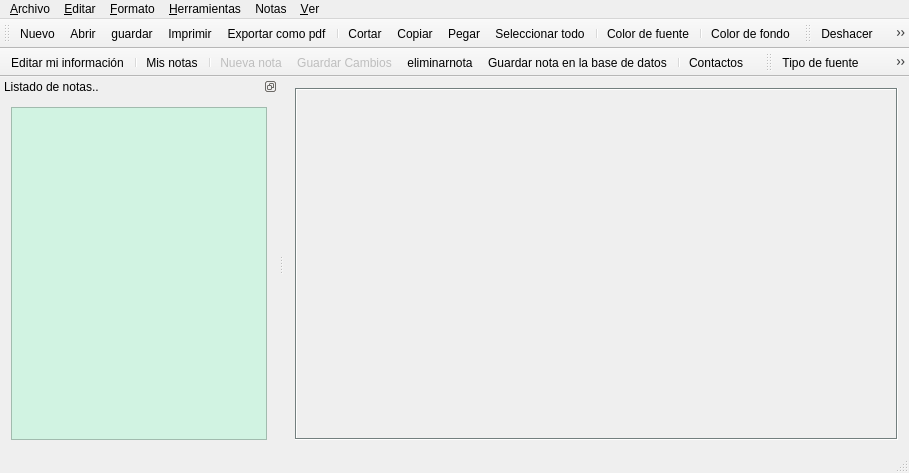
<?xml version="1.0" encoding="UTF-8"?>
<ui version="4.0">
 <class>MainWindow</class>
 <widget class="QMainWindow" name="MainWindow">
  <property name="geometry">
   <rect>
    <x>0</x>
    <y>0</y>
    <width>909</width>
    <height>473</height>
   </rect>
  </property>
  <property name="contextMenuPolicy">
   <enum>Qt::NoContextMenu</enum>
  </property>
  <property name="windowTitle">
   <string>SW_Note pad 1.5</string>
  </property>
  <property name="windowIcon">
   <iconset>
    <normaloff>:/images/Notepad.png</normaloff>:/images/Notepad.png</iconset>
  </property>
  <property name="windowOpacity">
   <double>0.970000000000000</double>
  </property>
  <widget class="QWidget" name="centralWidget">
   <layout class="QGridLayout" name="gridLayout_2">
    <item row="0" column="0">
     <widget class="QTextEdit" name="textEdit">
      <property name="palette">
       <palette>
        <active>
         <colorrole role="WindowText">
          <brush brushstyle="SolidPattern">
           <color alpha="255">
            <red>0</red>
            <green>0</green>
            <blue>0</blue>
           </color>
          </brush>
         </colorrole>
         <colorrole role="Button">
          <brush brushstyle="SolidPattern">
           <color alpha="255">
            <red>230</red>
            <green>255</green>
            <blue>253</blue>
           </color>
          </brush>
         </colorrole>
         <colorrole role="Light">
          <brush brushstyle="SolidPattern">
           <color alpha="255">
            <red>255</red>
            <green>255</green>
            <blue>255</blue>
           </color>
          </brush>
         </colorrole>
         <colorrole role="Midlight">
          <brush brushstyle="SolidPattern">
           <color alpha="255">
            <red>242</red>
            <green>255</green>
            <blue>254</blue>
           </color>
          </brush>
         </colorrole>
         <colorrole role="Dark">
          <brush brushstyle="SolidPattern">
           <color alpha="255">
            <red>115</red>
            <green>127</green>
            <blue>126</blue>
           </color>
          </brush>
         </colorrole>
         <colorrole role="Mid">
          <brush brushstyle="SolidPattern">
           <color alpha="255">
            <red>153</red>
            <green>170</green>
            <blue>169</blue>
           </color>
          </brush>
         </colorrole>
         <colorrole role="Text">
          <brush brushstyle="SolidPattern">
           <color alpha="255">
            <red>0</red>
            <green>0</green>
            <blue>0</blue>
           </color>
          </brush>
         </colorrole>
         <colorrole role="BrightText">
          <brush brushstyle="SolidPattern">
           <color alpha="255">
            <red>255</red>
            <green>255</green>
            <blue>255</blue>
           </color>
          </brush>
         </colorrole>
         <colorrole role="ButtonText">
          <brush brushstyle="SolidPattern">
           <color alpha="255">
            <red>0</red>
            <green>0</green>
            <blue>0</blue>
           </color>
          </brush>
         </colorrole>
         <colorrole role="Base">
          <brush brushstyle="NoBrush">
           <color alpha="255">
            <red>0</red>
            <green>0</green>
            <blue>0</blue>
           </color>
          </brush>
         </colorrole>
         <colorrole role="Window">
          <brush brushstyle="SolidPattern">
           <color alpha="255">
            <red>230</red>
            <green>255</green>
            <blue>253</blue>
           </color>
          </brush>
         </colorrole>
         <colorrole role="Shadow">
          <brush brushstyle="SolidPattern">
           <color alpha="255">
            <red>0</red>
            <green>0</green>
            <blue>0</blue>
           </color>
          </brush>
         </colorrole>
         <colorrole role="AlternateBase">
          <brush brushstyle="SolidPattern">
           <color alpha="255">
            <red>242</red>
            <green>255</green>
            <blue>254</blue>
           </color>
          </brush>
         </colorrole>
         <colorrole role="ToolTipBase">
          <brush brushstyle="SolidPattern">
           <color alpha="255">
            <red>255</red>
            <green>255</green>
            <blue>220</blue>
           </color>
          </brush>
         </colorrole>
         <colorrole role="ToolTipText">
          <brush brushstyle="SolidPattern">
           <color alpha="255">
            <red>0</red>
            <green>0</green>
            <blue>0</blue>
           </color>
          </brush>
         </colorrole>
         <colorrole role="PlaceholderText">
          <brush brushstyle="NoBrush">
           <color alpha="128">
            <red>0</red>
            <green>0</green>
            <blue>0</blue>
           </color>
          </brush>
         </colorrole>
        </active>
        <inactive>
         <colorrole role="WindowText">
          <brush brushstyle="SolidPattern">
           <color alpha="255">
            <red>0</red>
            <green>0</green>
            <blue>0</blue>
           </color>
          </brush>
         </colorrole>
         <colorrole role="Button">
          <brush brushstyle="SolidPattern">
           <color alpha="255">
            <red>230</red>
            <green>255</green>
            <blue>253</blue>
           </color>
          </brush>
         </colorrole>
         <colorrole role="Light">
          <brush brushstyle="SolidPattern">
           <color alpha="255">
            <red>255</red>
            <green>255</green>
            <blue>255</blue>
           </color>
          </brush>
         </colorrole>
         <colorrole role="Midlight">
          <brush brushstyle="SolidPattern">
           <color alpha="255">
            <red>242</red>
            <green>255</green>
            <blue>254</blue>
           </color>
          </brush>
         </colorrole>
         <colorrole role="Dark">
          <brush brushstyle="SolidPattern">
           <color alpha="255">
            <red>115</red>
            <green>127</green>
            <blue>126</blue>
           </color>
          </brush>
         </colorrole>
         <colorrole role="Mid">
          <brush brushstyle="SolidPattern">
           <color alpha="255">
            <red>153</red>
            <green>170</green>
            <blue>169</blue>
           </color>
          </brush>
         </colorrole>
         <colorrole role="Text">
          <brush brushstyle="SolidPattern">
           <color alpha="255">
            <red>0</red>
            <green>0</green>
            <blue>0</blue>
           </color>
          </brush>
         </colorrole>
         <colorrole role="BrightText">
          <brush brushstyle="SolidPattern">
           <color alpha="255">
            <red>255</red>
            <green>255</green>
            <blue>255</blue>
           </color>
          </brush>
         </colorrole>
         <colorrole role="ButtonText">
          <brush brushstyle="SolidPattern">
           <color alpha="255">
            <red>0</red>
            <green>0</green>
            <blue>0</blue>
           </color>
          </brush>
         </colorrole>
         <colorrole role="Base">
          <brush brushstyle="NoBrush">
           <color alpha="255">
            <red>0</red>
            <green>0</green>
            <blue>0</blue>
           </color>
          </brush>
         </colorrole>
         <colorrole role="Window">
          <brush brushstyle="SolidPattern">
           <color alpha="255">
            <red>230</red>
            <green>255</green>
            <blue>253</blue>
           </color>
          </brush>
         </colorrole>
         <colorrole role="Shadow">
          <brush brushstyle="SolidPattern">
           <color alpha="255">
            <red>0</red>
            <green>0</green>
            <blue>0</blue>
           </color>
          </brush>
         </colorrole>
         <colorrole role="AlternateBase">
          <brush brushstyle="SolidPattern">
           <color alpha="255">
            <red>242</red>
            <green>255</green>
            <blue>254</blue>
           </color>
          </brush>
         </colorrole>
         <colorrole role="ToolTipBase">
          <brush brushstyle="SolidPattern">
           <color alpha="255">
            <red>255</red>
            <green>255</green>
            <blue>220</blue>
           </color>
          </brush>
         </colorrole>
         <colorrole role="ToolTipText">
          <brush brushstyle="SolidPattern">
           <color alpha="255">
            <red>0</red>
            <green>0</green>
            <blue>0</blue>
           </color>
          </brush>
         </colorrole>
         <colorrole role="PlaceholderText">
          <brush brushstyle="NoBrush">
           <color alpha="128">
            <red>0</red>
            <green>0</green>
            <blue>0</blue>
           </color>
          </brush>
         </colorrole>
        </inactive>
        <disabled>
         <colorrole role="WindowText">
          <brush brushstyle="SolidPattern">
           <color alpha="255">
            <red>115</red>
            <green>127</green>
            <blue>126</blue>
           </color>
          </brush>
         </colorrole>
         <colorrole role="Button">
          <brush brushstyle="SolidPattern">
           <color alpha="255">
            <red>230</red>
            <green>255</green>
            <blue>253</blue>
           </color>
          </brush>
         </colorrole>
         <colorrole role="Light">
          <brush brushstyle="SolidPattern">
           <color alpha="255">
            <red>255</red>
            <green>255</green>
            <blue>255</blue>
           </color>
          </brush>
         </colorrole>
         <colorrole role="Midlight">
          <brush brushstyle="SolidPattern">
           <color alpha="255">
            <red>242</red>
            <green>255</green>
            <blue>254</blue>
           </color>
          </brush>
         </colorrole>
         <colorrole role="Dark">
          <brush brushstyle="SolidPattern">
           <color alpha="255">
            <red>115</red>
            <green>127</green>
            <blue>126</blue>
           </color>
          </brush>
         </colorrole>
         <colorrole role="Mid">
          <brush brushstyle="SolidPattern">
           <color alpha="255">
            <red>153</red>
            <green>170</green>
            <blue>169</blue>
           </color>
          </brush>
         </colorrole>
         <colorrole role="Text">
          <brush brushstyle="SolidPattern">
           <color alpha="255">
            <red>115</red>
            <green>127</green>
            <blue>126</blue>
           </color>
          </brush>
         </colorrole>
         <colorrole role="BrightText">
          <brush brushstyle="SolidPattern">
           <color alpha="255">
            <red>255</red>
            <green>255</green>
            <blue>255</blue>
           </color>
          </brush>
         </colorrole>
         <colorrole role="ButtonText">
          <brush brushstyle="SolidPattern">
           <color alpha="255">
            <red>115</red>
            <green>127</green>
            <blue>126</blue>
           </color>
          </brush>
         </colorrole>
         <colorrole role="Base">
          <brush brushstyle="NoBrush">
           <color alpha="255">
            <red>0</red>
            <green>0</green>
            <blue>0</blue>
           </color>
          </brush>
         </colorrole>
         <colorrole role="Window">
          <brush brushstyle="SolidPattern">
           <color alpha="255">
            <red>230</red>
            <green>255</green>
            <blue>253</blue>
           </color>
          </brush>
         </colorrole>
         <colorrole role="Shadow">
          <brush brushstyle="SolidPattern">
           <color alpha="255">
            <red>0</red>
            <green>0</green>
            <blue>0</blue>
           </color>
          </brush>
         </colorrole>
         <colorrole role="AlternateBase">
          <brush brushstyle="SolidPattern">
           <color alpha="255">
            <red>230</red>
            <green>255</green>
            <blue>253</blue>
           </color>
          </brush>
         </colorrole>
         <colorrole role="ToolTipBase">
          <brush brushstyle="SolidPattern">
           <color alpha="255">
            <red>255</red>
            <green>255</green>
            <blue>220</blue>
           </color>
          </brush>
         </colorrole>
         <colorrole role="ToolTipText">
          <brush brushstyle="SolidPattern">
           <color alpha="255">
            <red>0</red>
            <green>0</green>
            <blue>0</blue>
           </color>
          </brush>
         </colorrole>
         <colorrole role="PlaceholderText">
          <brush brushstyle="NoBrush">
           <color alpha="128">
            <red>0</red>
            <green>0</green>
            <blue>0</blue>
           </color>
          </brush>
         </colorrole>
        </disabled>
       </palette>
      </property>
      <property name="font">
       <font>
        <family>Liberation Mono</family>
        <pointsize>10</pointsize>
       </font>
      </property>
      <property name="cursor" stdset="0">
       <cursorShape>IBeamCursor</cursorShape>
      </property>
      <property name="frameShape">
       <enum>QFrame::Box</enum>
      </property>
      <property name="lineWrapMode">
       <enum>QTextEdit::WidgetWidth</enum>
      </property>
     </widget>
    </item>
   </layout>
  </widget>
  <widget class="QToolBar" name="mainToolBar">
   <property name="contextMenuPolicy">
    <enum>Qt::DefaultContextMenu</enum>
   </property>
   <attribute name="toolBarArea">
    <enum>TopToolBarArea</enum>
   </attribute>
   <attribute name="toolBarBreak">
    <bool>false</bool>
   </attribute>
   <addaction name="actionNuevo"/>
   <addaction name="actionAbrir"/>
   <addaction name="actionGuardar"/>
   <addaction name="actionImprimir"/>
   <addaction name="actionExportar_como_pdf"/>
   <addaction name="separator"/>
   <addaction name="actionCortar"/>
   <addaction name="actionCopiar"/>
   <addaction name="actionPegar"/>
   <addaction name="actionSeleccionar_todo"/>
   <addaction name="separator"/>
   <addaction name="actionColor_de_fuente"/>
   <addaction name="separator"/>
   <addaction name="actionColor_de_fondo"/>
  </widget>
  <widget class="QToolBar" name="toolBar">
   <property name="windowTitle">
    <string>toolBar</string>
   </property>
   <attribute name="toolBarArea">
    <enum>TopToolBarArea</enum>
   </attribute>
   <attribute name="toolBarBreak">
    <bool>false</bool>
   </attribute>
   <addaction name="actionDeshacer"/>
   <addaction name="actionRehacer"/>
   <addaction name="separator"/>
   <addaction name="actionEncontrar"/>
   <addaction name="actionReemplazar"/>
   <addaction name="separator"/>
  </widget>
  <widget class="QStatusBar" name="statusBar"/>
  <widget class="QToolBar" name="notasToolBar">
   <property name="contextMenuPolicy">
    <enum>Qt::DefaultContextMenu</enum>
   </property>
   <property name="windowTitle">
    <string>toolBar_2</string>
   </property>
   <property name="movable">
    <bool>false</bool>
   </property>
   <attribute name="toolBarArea">
    <enum>TopToolBarArea</enum>
   </attribute>
   <attribute name="toolBarBreak">
    <bool>true</bool>
   </attribute>
   <addaction name="actionEditar_datos"/>
   <addaction name="separator"/>
   <addaction name="actionMis_notas"/>
   <addaction name="separator"/>
   <addaction name="actionNueva_nota"/>
   <addaction name="actionGuardarCambios"/>
   <addaction name="actioneliminarnota"/>
   <addaction name="actionGuardar_nota"/>
   <addaction name="separator"/>
   <addaction name="actionContactos"/>
  </widget>
  <widget class="QToolBar" name="tituloToolBar">
   <property name="windowTitle">
    <string>toolBar_2</string>
   </property>
   <property name="movable">
    <bool>false</bool>
   </property>
   <attribute name="toolBarArea">
    <enum>TopToolBarArea</enum>
   </attribute>
   <attribute name="toolBarBreak">
    <bool>false</bool>
   </attribute>
  </widget>
  <widget class="QDockWidget" name="dockWidget_2">
   <property name="maximumSize">
    <size>
     <width>400</width>
     <height>524287</height>
    </size>
   </property>
   <property name="features">
    <set>QDockWidget::DockWidgetFloatable</set>
   </property>
   <property name="windowTitle">
    <string>Listado de notas..</string>
   </property>
   <attribute name="dockWidgetArea">
    <number>1</number>
   </attribute>
   <widget class="QWidget" name="dockWidgetContents_2">
    <layout class="QGridLayout" name="gridLayout">
     <item row="0" column="0">
      <widget class="QListWidget" name="listWidget">
       <property name="enabled">
        <bool>false</bool>
       </property>
       <property name="styleSheet">
        <string notr="true">background-color: rgb(209, 243, 226);</string>
       </property>
      </widget>
     </item>
    </layout>
   </widget>
  </widget>
  <widget class="QMenuBar" name="menuBar">
   <property name="geometry">
    <rect>
     <x>0</x>
     <y>0</y>
     <width>909</width>
     <height>21</height>
    </rect>
   </property>
   <widget class="QMenu" name="menu_Archivo">
    <property name="title">
     <string>&amp;Archivo</string>
    </property>
    <property name="separatorsCollapsible">
     <bool>false</bool>
    </property>
    <widget class="QMenu" name="menuUsuarios">
     <property name="title">
      <string>Usuarios</string>
     </property>
     <addaction name="actionIniciar_sesion"/>
     <addaction name="actionCerrar_sesion"/>
     <addaction name="separator"/>
     <addaction name="actionCrear_una_cuenta"/>
     <addaction name="actionCambiar_contrase_a"/>
     <addaction name="actionCambiar_pregunta_secreta"/>
     <addaction name="separator"/>
     <addaction name="actionEditar_datos"/>
    </widget>
    <addaction name="actionNuevo"/>
    <addaction name="actionAbrir"/>
    <addaction name="actionGuardar"/>
    <addaction name="actionGuardar_como"/>
    <addaction name="actionExportar_como_pdf"/>
    <addaction name="separator"/>
    <addaction name="actionImprimir"/>
    <addaction name="actionVista_previa"/>
    <addaction name="separator"/>
    <addaction name="menuUsuarios"/>
    <addaction name="separator"/>
    <addaction name="actionQuitar"/>
   </widget>
   <widget class="QMenu" name="menu_Editar">
    <property name="title">
     <string>&amp;Editar</string>
    </property>
    <addaction name="actionCortar"/>
    <addaction name="actionCopiar"/>
    <addaction name="actionPegar"/>
    <addaction name="separator"/>
    <addaction name="actionSeleccionar_todo"/>
    <addaction name="separator"/>
    <addaction name="actionDeshacer"/>
    <addaction name="actionRehacer"/>
   </widget>
   <widget class="QMenu" name="menu_Fuente">
    <property name="title">
     <string>&amp;Formato</string>
    </property>
    <widget class="QMenu" name="menuColor">
     <property name="title">
      <string>Color</string>
     </property>
     <addaction name="actionColor_de_fuente"/>
     <addaction name="actionColor_de_fondo"/>
    </widget>
    <addaction name="actionTipo_de_fuente"/>
    <addaction name="separator"/>
    <addaction name="menuColor"/>
    <addaction name="separator"/>
    <addaction name="actionIzquierda"/>
    <addaction name="actionCentrado"/>
    <addaction name="actionDerecha"/>
    <addaction name="actionJustificado"/>
   </widget>
   <widget class="QMenu" name="menu_Herramientas">
    <property name="title">
     <string>&amp;Herramientas</string>
    </property>
    <widget class="QMenu" name="menuBuscar">
     <property name="title">
      <string>Buscar</string>
     </property>
     <addaction name="actionEncontrar"/>
     <addaction name="actionReemplazar"/>
    </widget>
    <widget class="QMenu" name="menuCambiar_estilo">
     <property name="title">
      <string>Cambiar estilo</string>
     </property>
     <addaction name="actionWindows"/>
     <addaction name="actionWindows_XP"/>
     <addaction name="actionFusion"/>
     <addaction name="actionEstilo_por_defecto"/>
    </widget>
    <addaction name="menuBuscar"/>
    <addaction name="separator"/>
    <addaction name="actionCalculadora_de_windows"/>
    <addaction name="actionUrl_list_Directory"/>
    <addaction name="separator"/>
    <addaction name="actionCifrar_texto"/>
    <addaction name="actionDesencriptar_texto"/>
    <addaction name="actionEncriptar_un_archivo"/>
    <addaction name="separator"/>
    <addaction name="menuCambiar_estilo"/>
   </widget>
   <widget class="QMenu" name="menuNotas">
    <property name="title">
     <string>Notas</string>
    </property>
    <addaction name="actionGuardar_nota"/>
    <addaction name="actionMis_notas"/>
    <addaction name="separator"/>
    <addaction name="actionContactos"/>
   </widget>
   <widget class="QMenu" name="menu_ver">
    <property name="title">
     <string>&amp;Ver</string>
    </property>
    <addaction name="actionHerramientas_buscar"/>
    <addaction name="actionHerramientas"/>
    <addaction name="actionHerramientas_mis_notas"/>
    <addaction name="actionHerramientas_formato"/>
    <addaction name="separator"/>
    <addaction name="actionPanel_de_caracteres"/>
   </widget>
   <widget class="QMenu" name="menuAyuda">
    <property name="toolTip">
     <string/>
    </property>
    <property name="title">
     <string/>
    </property>
    <property name="icon">
     <iconset resource="res.qrc">
      <normaloff>:/images/059_help_support-512.png</normaloff>:/images/059_help_support-512.png</iconset>
    </property>
    <addaction name="actionAcerca_de"/>
    <addaction name="actionAcerca_de_Qt"/>
    <addaction name="separator"/>
    <addaction name="actionRegistro"/>
    <addaction name="actionDatos_de_registro"/>
    <addaction name="separator"/>
    <addaction name="actionTemas_de_ayuda"/>
    <addaction name="separator"/>
   </widget>
   <addaction name="menu_Archivo"/>
   <addaction name="menu_Editar"/>
   <addaction name="menu_Fuente"/>
   <addaction name="menu_Herramientas"/>
   <addaction name="menuNotas"/>
   <addaction name="menu_ver"/>
   <addaction name="menuAyuda"/>
  </widget>
  <widget class="QToolBar" name="formatoToolBar">
   <property name="windowTitle">
    <string>toolBar_2</string>
   </property>
   <attribute name="toolBarArea">
    <enum>TopToolBarArea</enum>
   </attribute>
   <attribute name="toolBarBreak">
    <bool>false</bool>
   </attribute>
   <addaction name="actionTipo_de_fuente"/>
   <addaction name="actionIzquierda"/>
   <addaction name="actionCentrado"/>
   <addaction name="actionDerecha"/>
   <addaction name="actionJustificado"/>
  </widget>
  <action name="actionAbrir">
   <property name="icon">
    <iconset resource="res.qrc">
     <normaloff>:/images/72-128.png</normaloff>:/images/72-128.png</iconset>
   </property>
   <property name="text">
    <string>Abrir</string>
   </property>
   <property name="shortcut">
    <string>Ctrl+O</string>
   </property>
  </action>
  <action name="actionNuevo">
   <property name="icon">
    <iconset resource="res.qrc">
     <normaloff>:/images/129_new_file_empty-128.png</normaloff>:/images/129_new_file_empty-128.png</iconset>
   </property>
   <property name="text">
    <string>Nuevo</string>
   </property>
   <property name="shortcut">
    <string>Alt+N</string>
   </property>
  </action>
  <action name="actionGuardar_como">
   <property name="icon">
    <iconset>
     <normaloff>:/images/document-save-as.png</normaloff>:/images/document-save-as.png</iconset>
   </property>
   <property name="text">
    <string>Guardar como</string>
   </property>
   <property name="shortcut">
    <string>Alt+G</string>
   </property>
  </action>
  <action name="actionQuitar">
   <property name="icon">
    <iconset>
     <normaloff>:/images/anti-spyware-2.png</normaloff>:/images/anti-spyware-2.png</iconset>
   </property>
   <property name="text">
    <string>Quitar</string>
   </property>
   <property name="shortcut">
    <string>Esc</string>
   </property>
  </action>
  <action name="actionCopiar">
   <property name="icon">
    <iconset resource="res.qrc">
     <normaloff>:/images/046_windows_popup-128.png</normaloff>:/images/046_windows_popup-128.png</iconset>
   </property>
   <property name="text">
    <string>Copiar</string>
   </property>
   <property name="shortcut">
    <string>Ctrl+C</string>
   </property>
  </action>
  <action name="actionPegar">
   <property name="icon">
    <iconset resource="res.qrc">
     <normaloff>:/images/flat_paste-128.png</normaloff>:/images/flat_paste-128.png</iconset>
   </property>
   <property name="text">
    <string>Pegar</string>
   </property>
   <property name="shortcut">
    <string>Ctrl+V</string>
   </property>
  </action>
  <action name="actionCortar">
   <property name="icon">
    <iconset resource="res.qrc">
     <normaloff>:/images/032_cut_scissors-128.png</normaloff>:/images/032_cut_scissors-128.png</iconset>
   </property>
   <property name="text">
    <string>Cortar</string>
   </property>
   <property name="shortcut">
    <string>Ctrl+X</string>
   </property>
  </action>
  <action name="actionSeleccionar_todo">
   <property name="icon">
    <iconset resource="res.qrc">
     <normaloff>:/images/022_010_text_field_textfield_input_cursor-128.png</normaloff>:/images/022_010_text_field_textfield_input_cursor-128.png</iconset>
   </property>
   <property name="text">
    <string>Seleccionar todo</string>
   </property>
   <property name="shortcut">
    <string>Ctrl+E</string>
   </property>
  </action>
  <action name="actionTipo_de_fuente">
   <property name="icon">
    <iconset resource="res.qrc">
     <normaloff>:/images/022_019_text_bold_semibold_black_format_font-128.png</normaloff>:/images/022_019_text_bold_semibold_black_format_font-128.png</iconset>
   </property>
   <property name="text">
    <string>Tipo de fuente</string>
   </property>
   <property name="shortcut">
    <string>Ctrl+F</string>
   </property>
  </action>
  <action name="actionColor_de_fuente">
   <property name="icon">
    <iconset resource="res.qrc">
     <normaloff>:/images/91-128.png</normaloff>:/images/91-128.png</iconset>
   </property>
   <property name="text">
    <string>Color de fuente</string>
   </property>
   <property name="shortcut">
    <string>Ctrl+Shift+F</string>
   </property>
  </action>
  <action name="actionColor_de_fondo">
   <property name="enabled">
    <bool>true</bool>
   </property>
   <property name="icon">
    <iconset resource="res.qrc">
     <normaloff>:/images/Color-Bucket-128.png</normaloff>:/images/Color-Bucket-128.png</iconset>
   </property>
   <property name="text">
    <string>Color de fondo</string>
   </property>
   <property name="shortcut">
    <string>Ctrl+Shift+B</string>
   </property>
  </action>
  <action name="actionAcerca_de">
   <property name="icon">
    <iconset>
     <normaloff>:/images/Notepad.png</normaloff>:/images/Notepad.png</iconset>
   </property>
   <property name="text">
    <string>Acerca del autor</string>
   </property>
   <property name="shortcut">
    <string>F1</string>
   </property>
  </action>
  <action name="actionImprimir">
   <property name="icon">
    <iconset resource="res.qrc">
     <normaloff>:/images/009_027_print_printer_device-128.png</normaloff>:/images/009_027_print_printer_device-128.png</iconset>
   </property>
   <property name="text">
    <string>Imprimir</string>
   </property>
   <property name="shortcut">
    <string>Ctrl+P</string>
   </property>
  </action>
  <action name="actionDeshacer">
   <property name="icon">
    <iconset resource="res.qrc">
     <normaloff>:/images/edit_undo.png</normaloff>:/images/edit_undo.png</iconset>
   </property>
   <property name="text">
    <string>Deshacer</string>
   </property>
   <property name="shortcut">
    <string>Ctrl+Z</string>
   </property>
  </action>
  <action name="actionRehacer">
   <property name="icon">
    <iconset resource="res.qrc">
     <normaloff>:/images/edit_redo.png</normaloff>:/images/edit_redo.png</iconset>
   </property>
   <property name="text">
    <string>Rehacer</string>
   </property>
   <property name="shortcut">
    <string>Ctrl+Y</string>
   </property>
  </action>
  <action name="actionEncontrar">
   <property name="icon">
    <iconset resource="res.qrc">
     <normaloff>:/images/search_find_online-128.png</normaloff>:/images/search_find_online-128.png</iconset>
   </property>
   <property name="text">
    <string>Buscar</string>
   </property>
   <property name="toolTip">
    <string>Buscar</string>
   </property>
   <property name="shortcut">
    <string>Ctrl+Shift+I</string>
   </property>
  </action>
  <action name="actionReemplazar">
   <property name="icon">
    <iconset resource="res.qrc">
     <normaloff>:/images/button46-128.png</normaloff>:/images/button46-128.png</iconset>
   </property>
   <property name="text">
    <string>Reemplazar</string>
   </property>
   <property name="shortcut">
    <string>Ctrl+Shift+R</string>
   </property>
  </action>
  <action name="actionHerramientas">
   <property name="checkable">
    <bool>true</bool>
   </property>
   <property name="checked">
    <bool>false</bool>
   </property>
   <property name="text">
    <string>Herramientas basicas</string>
   </property>
  </action>
  <action name="actionHerramientas_buscar">
   <property name="checkable">
    <bool>true</bool>
   </property>
   <property name="checked">
    <bool>false</bool>
   </property>
   <property name="text">
    <string>Herramientas buscar</string>
   </property>
  </action>
  <action name="actionIniciar_sesion">
   <property name="icon">
    <iconset resource="res.qrc">
     <normaloff>:/images/Login-128.png</normaloff>:/images/Login-128.png</iconset>
   </property>
   <property name="text">
    <string>Iniciar sesion</string>
   </property>
   <property name="shortcut">
    <string>Alt+L</string>
   </property>
  </action>
  <action name="actionCerrar_sesion">
   <property name="icon">
    <iconset resource="res.qrc">
     <normaloff>:/images/029_logout-128.png</normaloff>:/images/029_logout-128.png</iconset>
   </property>
   <property name="text">
    <string>Cerrar sesion</string>
   </property>
   <property name="shortcut">
    <string>Ctrl+Shift+W</string>
   </property>
  </action>
  <action name="actionCrear_una_cuenta">
   <property name="icon">
    <iconset resource="res.qrc">
     <normaloff>:/images/7-128.png</normaloff>:/images/7-128.png</iconset>
   </property>
   <property name="text">
    <string>Crear una cuenta</string>
   </property>
   <property name="shortcut">
    <string>Ctrl+Alt+N</string>
   </property>
  </action>
  <action name="actionAcerca_de_Qt">
   <property name="icon">
    <iconset resource="res.qrc">
     <normaloff>:/images/qt-128.png</normaloff>:/images/qt-128.png</iconset>
   </property>
   <property name="text">
    <string>Acerca de Qt</string>
   </property>
  </action>
  <action name="actionGuardar_nota">
   <property name="icon">
    <iconset resource="res.qrc">
     <normaloff>:/images/----10-128.png</normaloff>:/images/----10-128.png</iconset>
   </property>
   <property name="text">
    <string>Guardar nota</string>
   </property>
   <property name="iconText">
    <string>Guardar nota en la base de datos</string>
   </property>
  </action>
  <action name="actionCambiar_contrase_a">
   <property name="text">
    <string>Cambiar contraseña</string>
   </property>
  </action>
  <action name="actionMis_notas">
   <property name="checkable">
    <bool>true</bool>
   </property>
   <property name="icon">
    <iconset resource="res.qrc">
     <normaloff>:/images/note-128.png</normaloff>:/images/note-128.png</iconset>
   </property>
   <property name="text">
    <string>Mis notas</string>
   </property>
   <property name="toolTip">
    <string>Mostrar mis notas</string>
   </property>
  </action>
  <action name="actionEditar_datos">
   <property name="icon">
    <iconset resource="res.qrc">
     <normaloff>:/images/Edit-128.png</normaloff>:/images/Edit-128.png</iconset>
   </property>
   <property name="text">
    <string>Editar mi información</string>
   </property>
   <property name="toolTip">
    <string>Editar mi información</string>
   </property>
  </action>
  <action name="actionHerramientas_mis_notas">
   <property name="checkable">
    <bool>true</bool>
   </property>
   <property name="text">
    <string>Herramientas mis notas</string>
   </property>
  </action>
  <action name="actionCalculadora_de_windows">
   <property name="icon">
    <iconset resource="res.qrc">
     <normaloff>:/images/Calculator-128.png</normaloff>:/images/Calculator-128.png</iconset>
   </property>
   <property name="text">
    <string>Calculadora de windows</string>
   </property>
  </action>
  <action name="actionCifrar_texto">
   <property name="icon">
    <iconset resource="res.qrc">
     <normaloff>:/images/icon-047-128.png</normaloff>:/images/icon-047-128.png</iconset>
   </property>
   <property name="text">
    <string>Encriptar texto</string>
   </property>
  </action>
  <action name="actionDesencriptar_texto">
   <property name="icon">
    <iconset resource="res.qrc">
     <normaloff>:/images/Unlock-128.png</normaloff>:/images/Unlock-128.png</iconset>
   </property>
   <property name="text">
    <string>Desencriptar texto</string>
   </property>
  </action>
  <action name="actionRegistro">
   <property name="text">
    <string>Registro</string>
   </property>
  </action>
  <action name="actionVista_previa">
   <property name="text">
    <string>Vista previa</string>
   </property>
  </action>
  <action name="actionMis_contactos">
   <property name="text">
    <string>Mis contactos</string>
   </property>
  </action>
  <action name="actionContactos">
   <property name="icon">
    <iconset resource="res.qrc">
     <normaloff>:/images/1-128.png</normaloff>:/images/1-128.png</iconset>
   </property>
   <property name="text">
    <string>Contactos</string>
   </property>
  </action>
  <action name="actionGuardarCambios">
   <property name="enabled">
    <bool>false</bool>
   </property>
   <property name="icon">
    <iconset resource="res.qrc">
     <normaloff>:/images/refresh_folder-128.png</normaloff>:/images/refresh_folder-128.png</iconset>
   </property>
   <property name="text">
    <string>Guardar Cambios</string>
   </property>
  </action>
  <action name="actionNueva_nota">
   <property name="enabled">
    <bool>false</bool>
   </property>
   <property name="icon">
    <iconset resource="res.qrc">
     <normaloff>:/images/020_194_note_file_text-128.png</normaloff>:/images/020_194_note_file_text-128.png</iconset>
   </property>
   <property name="text">
    <string>Nueva nota</string>
   </property>
  </action>
  <action name="actionCambiar_pregunta_secreta">
   <property name="text">
    <string>Cambiar datos de seguridad</string>
   </property>
  </action>
  <action name="actionDatos_de_registro">
   <property name="text">
    <string>Datos de registro</string>
   </property>
   <property name="visible">
    <bool>false</bool>
   </property>
  </action>
  <action name="actionUrl_list_Directory">
   <property name="icon">
    <iconset>
     <normaloff>:/images/nightlit-3-icon-65.png</normaloff>:/images/nightlit-3-icon-65.png</iconset>
   </property>
   <property name="text">
    <string>Url list Directory</string>
   </property>
  </action>
  <action name="actionTemas_de_ayuda">
   <property name="text">
    <string>Temas de ayuda</string>
   </property>
  </action>
  <action name="actionWindows">
   <property name="text">
    <string>Windows</string>
   </property>
  </action>
  <action name="actionFusion">
   <property name="text">
    <string>Fusion</string>
   </property>
  </action>
  <action name="actionWindows_XP">
   <property name="text">
    <string>Windows XP</string>
   </property>
  </action>
  <action name="actionEncriptar_un_archivo">
   <property name="text">
    <string>Encriptar un archivo</string>
   </property>
  </action>
  <action name="actionGuardar">
   <property name="icon">
    <iconset resource="res.qrc">
     <normaloff>:/images/save-128.png</normaloff>:/images/save-128.png</iconset>
   </property>
   <property name="text">
    <string>guardar</string>
   </property>
  </action>
  <action name="actionCentrado">
   <property name="icon">
    <iconset resource="res.qrc">
     <normaloff>:/images/022_002_align_center_paragraph_text-128.png</normaloff>:/images/022_002_align_center_paragraph_text-128.png</iconset>
   </property>
   <property name="text">
    <string>Centrado</string>
   </property>
   <property name="toolTip">
    <string>Centrado (Ctrl+T)</string>
   </property>
   <property name="shortcut">
    <string>Ctrl+T</string>
   </property>
  </action>
  <action name="actionIzquierda">
   <property name="icon">
    <iconset resource="res.qrc">
     <normaloff>:/images/022_001_align_left_paragraph_text-256.png</normaloff>:/images/022_001_align_left_paragraph_text-256.png</iconset>
   </property>
   <property name="text">
    <string>Izquierda</string>
   </property>
   <property name="toolTip">
    <string>Izquierda (Ctrl+Q)</string>
   </property>
   <property name="shortcut">
    <string>Ctrl+Q</string>
   </property>
  </action>
  <action name="actionDerecha">
   <property name="icon">
    <iconset resource="res.qrc">
     <normaloff>:/images/022_003_align_right_paragraph_text-128.png</normaloff>:/images/022_003_align_right_paragraph_text-128.png</iconset>
   </property>
   <property name="text">
    <string>Derecha</string>
   </property>
   <property name="toolTip">
    <string>Derecha (Ctrl+D)</string>
   </property>
   <property name="shortcut">
    <string>Ctrl+D</string>
   </property>
  </action>
  <action name="actionJustificado">
   <property name="icon">
    <iconset resource="res.qrc">
     <normaloff>:/images/022_004_align_justify_last_left_paragraph_text-128.png</normaloff>:/images/022_004_align_justify_last_left_paragraph_text-128.png</iconset>
   </property>
   <property name="text">
    <string>Justificado</string>
   </property>
   <property name="toolTip">
    <string>Justificado (Ctrl+J)</string>
   </property>
   <property name="shortcut">
    <string>Ctrl+J</string>
   </property>
  </action>
  <action name="actionHerramientas_formato">
   <property name="checkable">
    <bool>true</bool>
   </property>
   <property name="checked">
    <bool>false</bool>
   </property>
   <property name="text">
    <string>Herramientas formato</string>
   </property>
  </action>
  <action name="actionDedicatoria">
   <property name="icon">
    <iconset>
     <normaloff>:/images/gnome-emblem-favorite.png</normaloff>:/images/gnome-emblem-favorite.png</iconset>
   </property>
   <property name="text">
    <string>Dedicatoria</string>
   </property>
  </action>
  <action name="actionPanel_de_caracteres">
   <property name="text">
    <string>Panel de caracteres</string>
   </property>
   <property name="shortcut">
    <string>F8</string>
   </property>
  </action>
  <action name="actionEstilo_por_defecto">
   <property name="text">
    <string>estilo por defecto</string>
   </property>
  </action>
  <action name="actionExportar_como_pdf">
   <property name="icon">
    <iconset resource="res.qrc">
     <normaloff>:/images/Pdf-File-128.png</normaloff>:/images/Pdf-File-128.png</iconset>
   </property>
   <property name="text">
    <string>Exportar como pdf</string>
   </property>
  </action>
  <action name="actioneliminarnota">
   <property name="icon">
    <iconset resource="res.qrc">
     <normaloff>:/images/010_trash-2-512.png</normaloff>:/images/010_trash-2-512.png</iconset>
   </property>
   <property name="text">
    <string>eliminarnota</string>
   </property>
  </action>
 </widget>
 <layoutdefault spacing="6" margin="11"/>
 <resources>
  <include location="res.qrc"/>
 </resources>
 <connections/>
</ui>
